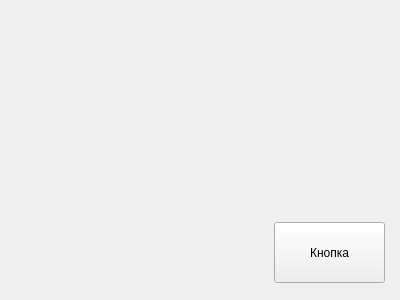
<?xml version="1.0" encoding="UTF-8"?>
<ui version="4.0">
 <class>Form</class>
 <widget class="QWidget" name="Form">
  <property name="geometry">
   <rect>
    <x>0</x>
    <y>0</y>
    <width>400</width>
    <height>300</height>
   </rect>
  </property>
  <property name="windowTitle">
   <string>Form</string>
  </property>
  <widget class="QPushButton" name="pushButton">
   <property name="geometry">
    <rect>
     <x>274</x>
     <y>222</y>
     <width>111</width>
     <height>61</height>
    </rect>
   </property>
   <property name="text">
    <string>Кнопка</string>
   </property>
  </widget>
 </widget>
 <resources/>
 <connections/>
</ui>
